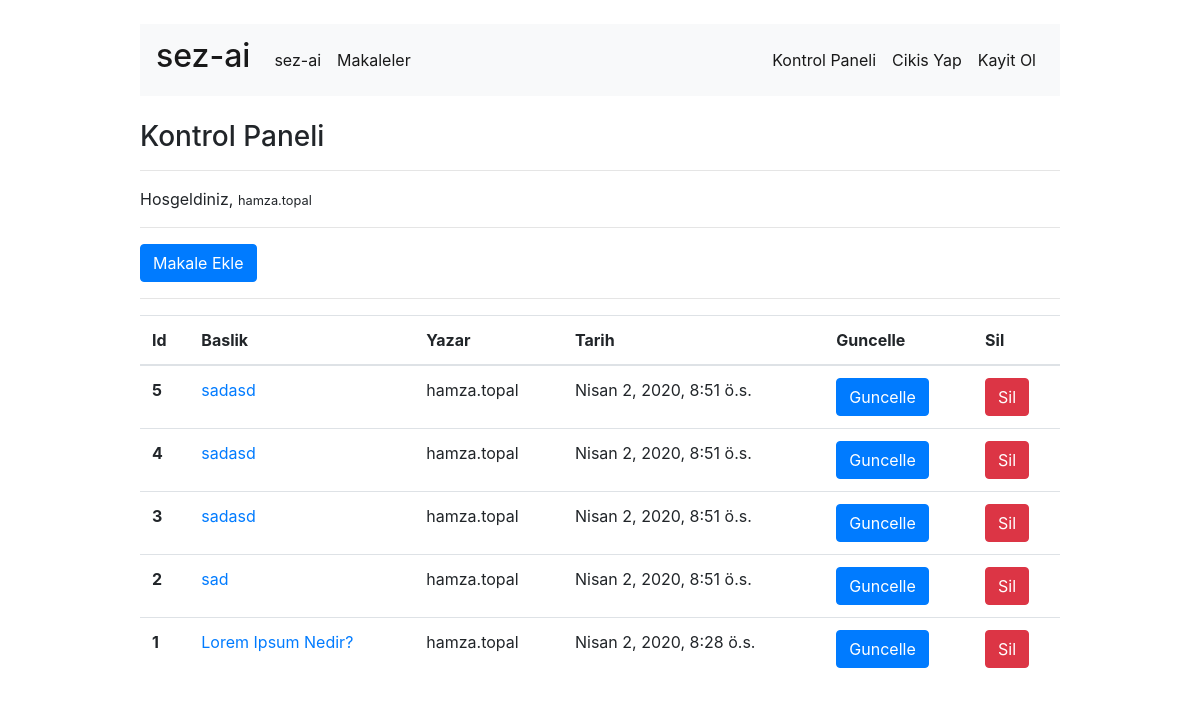
Screenshot of /articles/dashboard/ (signed in) with the database file from the repository.
### article/models.py (models this page shows, shortened)
class Article(models.Model):  # Model nesnesinden türetiyoruz.
    author=models.ForeignKey("auth.User", verbose_name=(""), on_delete=models.CASCADE)
    title= models.CharField(max_length=50)
    content=RichTextField()
    created_date=models.DateTimeField(auto_now_add=True) # Eklenme zamanı otamatikleştirmek için.
    article_image=models.FileField(blank=True,null=True)
    class Meta:
        ordering=['-created_date']

### article/views.py (the view)
# urls.py: path('dashboard/',views.dashboard,name='dashboard'),
@login_required(login_url="user:login")
def dashboard(request):
    articles=Article.objects.filter(author=request.user)
    context={
        'articles':articles
    }
    return render(request,"dashboard.html",context)

### templates/dashboard.html
{% extends "layout.html" %}
{% block body %}
<h3>Kontrol Paneli</h3>
<hr>
<p>
Hosgeldiniz, <small>{{request.user.username}}</small>
</p>
<hr>
<a href="/articles/addarticle" class="btn btn-primary">Makale Ekle</a>
<hr>
{% if articles %}
<table class="table">
  <thead>
    <tr>
      <th scope="col">Id</th>
      <th scope="col">Baslik</th>
      <th scope="col">Yazar</th>
      <th scope="col">Tarih</th>
      <th scope="col">Guncelle</th>
      <th scope="col">Sil</th>
    </tr>
  </thead>
  <tbody>
  {% for article in articles %}
    <tr>
      <th scope="row">{{article.id}}</th>
      <td><a href='/articles/article/{{article.id}}'>{{article.title}}</a></td>
      <td>{{article.author.username}}</td>
      <td>{{article.created_date}}</td>
      <td><a href='/articles/update/{{article.id}}' class='btn btn-primary'>Guncelle</a></td>
      <td><a href='/articles/delete/{{article.id}}' class='btn btn-danger'>Sil</a></td>
    </tr>
  {% endfor %}
  </tbody>
</table>
{% else %}
<div class='alert alert-info'>
Henuz bir makaleniz bulunmuyor.
</div>
{% endif %}
{% endblock body %}

### templates/layout.html (shortened to what this page needs)
<!DOCTYPE html>
{% load static %}
<html lang="en">
<head>
    <link rel="stylesheet" href="https://maxcdn.bootstrapcdn.com/bootstrap/4.0.0/css/bootstrap.min.css">
</head>
<body>
    <div class="container">
        <div class="row">
        <div class="col-md-1"> </div>
            <div class="col-md-10">
               {% include "includes/navbar.html" %}
               {% block body %}
               {% endblock body %}
            </div>
        </div>
    </div>
</body>
</html>

### templates/includes/navbar.html (shortened to what this page needs)
<nav class="navbar navbar-expand-lg bg-light navbar-light  mt-4 mb-4">
        <div class="navbar-header"><a class="navbar-brand" href="/"><h2>sez-ai</h2></a></div>
        <div class="collapse navbar-collapse" id="navbarSupportedContent">
          <ul class="navbar-nav mr-auto">
            <li class="nav-item active">
              <a class="nav-link" href="/">sez-ai <span class="sr-only">(current)</span></a>
            </li>
            <li class="nav-item active">
                <a class="nav-link" href="/articles">Makaleler</a>
              </li>
          </ul>
          <ul class="navbar-nav ml-auto">
          {% if request.user.is_authenticated %}
            <li class="nav-item active">
              <a class="nav-link" href="/articles/dashboard">Kontrol Paneli</a>
            </li>
            <li class="nav-item active">
              <a class="nav-link" href="/user/logout">Cikis Yap</a>
            </li>
          {% else %}
            <li class="nav-item active">
              <a class="nav-link" href="/user/login">Giris Yap</a>
            </li>
          {% endif %}
            <li class="nav-item active">
              <a class="nav-link" href="/user/register">Kayit Ol</a>
            </li>
          </ul>
        </div>
      </nav>

### templates/includes/navbar.html (style rules this page uses)
li a { display: block; color: #000; padding: 6px 14px; text-decoration: none; }

### rows the page displays
Article: id "5", title "sadasd", author.username "hamza.topal", created_date "Nisan 2, 2020, 8:51 ö.s."
Article: id "4", title "sadasd", author.username "hamza.topal", created_date "Nisan 2, 2020, 8:51 ö.s."
Article: id "3", title "sadasd", author.username "hamza.topal", created_date "Nisan 2, 2020, 8:51 ö.s."
Article: id "2", title "sad", author.username "hamza.topal", created_date "Nisan 2, 2020, 8:51 ö.s."
Article: id "1", title "Lorem Ipsum Nedir?", author.username "hamza.topal", created_date "Nisan 2, 2020, 8:28 ö.s."

### other values shown
{{ request.user.username }} "hamza.topal"
